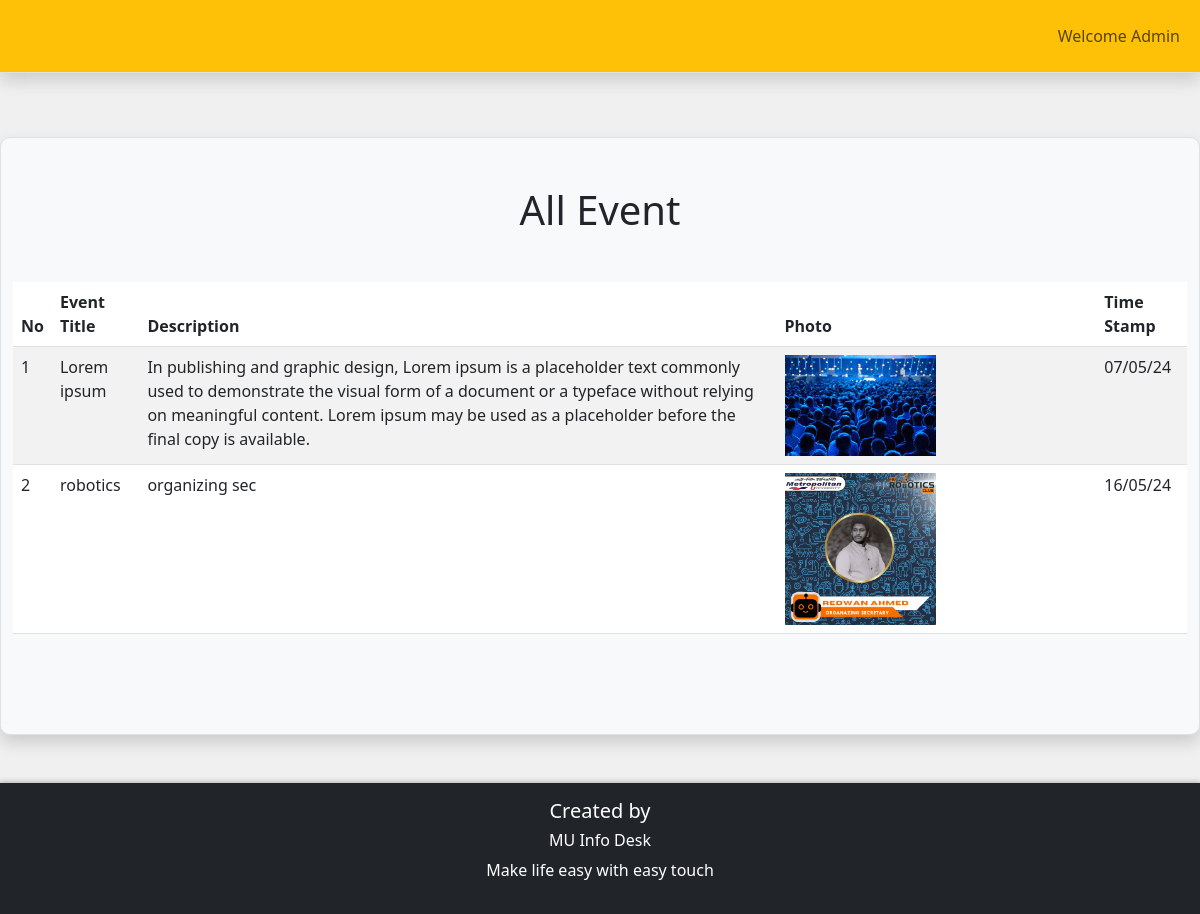
The app's page /admin_area/all-event.php (signed in) with its own data.
### tables this page shows
CREATE TABLE `event` (
  `id` int(11) NOT NULL,
  `eventTItle` varchar(255) NOT NULL,
  `description` text NOT NULL,
  `eventPhoto` varchar(255) NOT NULL,
  `timtestemp` timestamp NOT NULL DEFAULT current_timestamp() ON UPDATE current_timestamp()
);

### admin_area/all-event.php (the view, shortened to what this page needs)
<?php
require('header.php');
?>
    <div class="container-fluid mt-3  mb-5 bg-light rounded-lg border border-rounded shadow">
        <h1 class="text-center my-5">All Event</h1>
        <table class="table table-striped ">
  <thead>
    <tr>
      <th scope="col">No</th>
      <th scope="col">Event Title</th>
      <th scope="col">Description</th>
      <th scope="col">Photo</th>
      <th scope="col">Time Stamp</th>
    </tr>
  </thead>
  <tbody>
    <?php  global $con;
    $select_query = "SELECT * FROM event ";
$result_query = mysqli_query($con, $select_query);
$no = 1;
while ($row = mysqli_fetch_assoc($result_query)) {
    $id = $row['id'];
    $eventTItle = $row['eventTItle'];
    $description = $row['description'];
    $eventPhoto = $row['eventPhoto'];
    $timtestemp = $row['timtestemp'];
    $timestamp = date("d/m/y",strtotime($timtestemp));
    ?>
    <tr class='product-<?php echo $id;?>'>
      <td><?php echo $no++;?></td>
      <td><?php echo $eventTItle;?></td>
      <td><?php echo $description;?></td>
      <td><img class="w-50" src="image/event/<?php echo $eventPhoto;?>"/></td>
      <td><?php echo $timestamp;?></td>
    </tr>
    <?php
}?>
  </tbody>
</table>
</div>
<?php
require('footer.php')
?>

### css/style.css (style rules this page uses)
* { padding: 0; margin: 0; box-sizing: border-box; }

### admin_area/header.php (style rules this page uses)
table { margin-bottom: 100px !important; }
.border-rounded { border-radius: 10px; }

### records on screen
event: eventTItle "Lorem ipsum", description "In publishing and graphic design, Lorem ipsum is a placeholder text commonly used to demonstrate the visual form of a document or a typeface without relying on meaningful content. Lorem ipsum may be used as a placeholder before the final copy is available.", eventPhoto (picture), timtestemp "07/05/24"
event: eventTItle "robotics", description "organizing sec", eventPhoto (picture), timtestemp "16/05/24"

### other values on screen
$_SESSION['admin_name'] "Admin"
